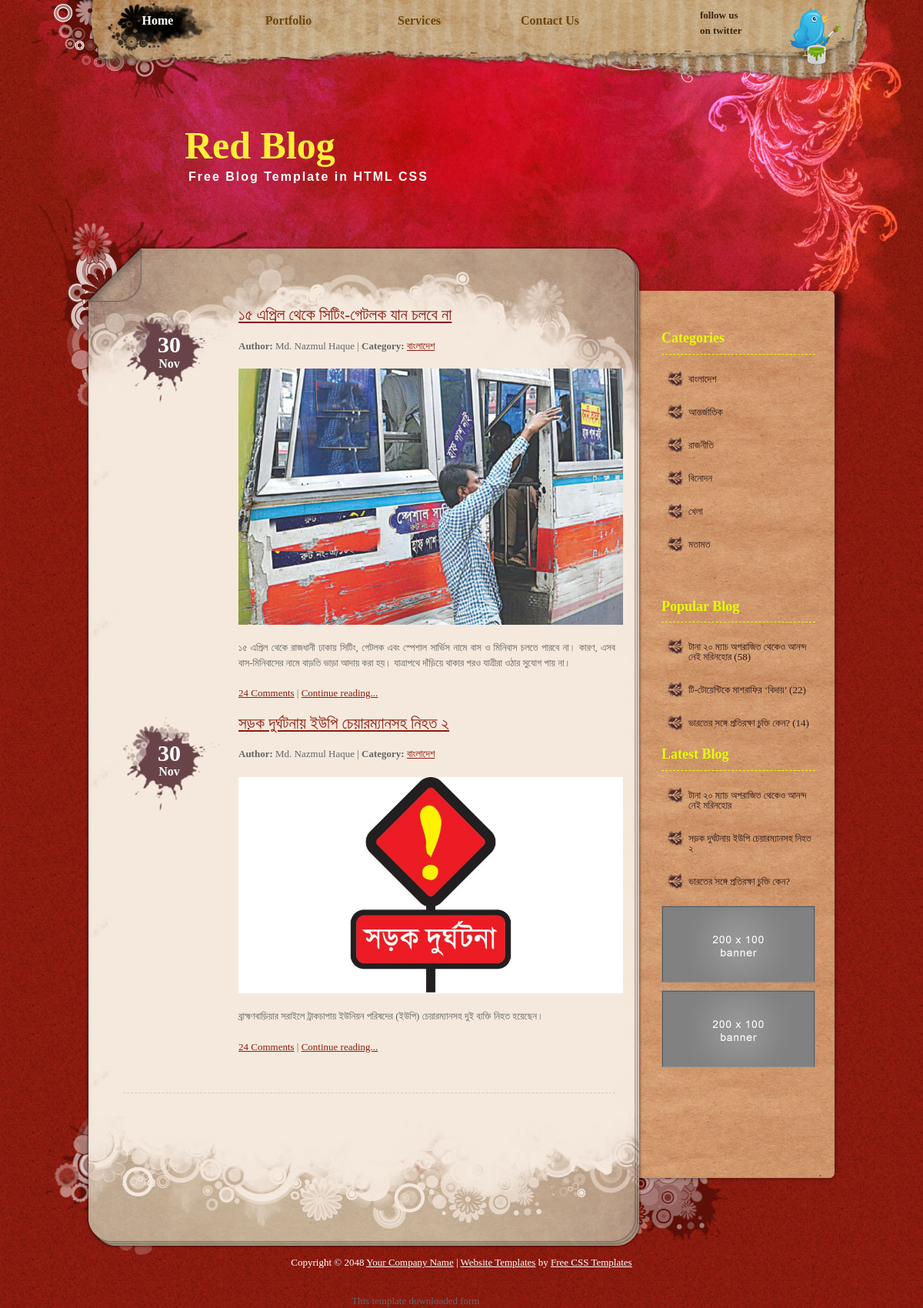
Page /Welcome/category_blog/1 on the committed database.
### tables this page shows
CREATE TABLE `tbl_blog` (
  `blog_id` int(5) NOT NULL,
  `category_id` int(3) NOT NULL,
  `blog_title` varchar(100) NOT NULL,
  `blog_short_description` text NOT NULL,
  `blog_long_description` text NOT NULL,
  `author_name` varchar(100) NOT NULL,
  `blog_image` varchar(100) NOT NULL,
  `hit_count` int(4) NOT NULL,
  `publication_status` tinyint(1) NOT NULL
);

CREATE TABLE `tbl_category` (
  `category_id` int(4) NOT NULL,
  `category_name` varchar(100) NOT NULL,
  `category_description` text NOT NULL,
  `publication_status` tinyint(1) NOT NULL
);

### application/controllers/Welcome.php (called while the page is built, shortened)
<?php
class Welcome extends CI_Controller {
    public function category_blog($category_id)
    {
        $data=array();
        $data['category_blog']=$this->Welcome_Model->select_blog_by_category_id($category_id);
        $data['title']="Red Blog | Category Blog";
        $data['friends']=true;
        $data['all_published_blog']=$this->Welcome_Model->select_all_published_blog();
        $data['maincontent'] = $this->load->view('pages/category_content', $data, true);
        $this->load->view('master', $data);
    }
}

### index.php (called while the page is built, shortened)
<?php
require_once BASEPATH.'core/CodeIgniter.php';

### application/models/Welcome_Model.php (called while the page is built, shortened)
<?php
class Welcome_Model extends CI_Model {
    public function select_all_published_blog()
    {
        $this->db->select('*');
        $this->db->from('tbl_blog');
        $this->db->join('tbl_category', 'tbl_category.category_id=tbl_blog.category_id');
        $this->db->where('tbl_blog.publication_status', 1);
        $this->db->order_by('blog_id', 'desc');
        $query_result =$this->db->get();
        $result = $query_result->result();
        return $result;
    }
    public function latest_blog()
    {
        $this->db->select('*');
        $this->db->from('tbl_blog');
        $this->db->where('publication_status', 1);
        $this->db->order_by('blog_id','desc');
        $this->db->limit(3);
        $query_result =$this->db->get();
        $result = $query_result->result();
        return $result;
    }
    public function select_blog_by_category_id($category_id)
    {
        $this->db->select('*');
        $this->db->from('tbl_blog');
        $this->db->join('tbl_category', 'tbl_category.category_id=tbl_blog.category_id');
        $this->db->where('tbl_blog.publication_status', 1);
        $this->db->where('tbl_blog.category_id', $category_id);
        $query_result =$this->db->get();
        $result = $query_result->result();
        return $result;
    }
    public function popular_blog()
    {
        $this->db->select('*');
        $this->db->from('tbl_blog');
        $this->db->where('publication_status', 1);
        $this->db->order_by('hit_count','desc');
        $this->db->limit(3);
        $query_result =$this->db->get();
        $result = $query_result->result();
        return $result;
    }
}

### application/models/Super_Admin_Model.php (called while the page is built, shortened)
<?php
class Super_Admin_Model extends CI_Model{
    public function get_all_published_category()
    {
        $this->db->select('*');
        $this->db->from('tbl_category');
        $this->db->where('publication_status', 1);
        $query_result =$this->db->get();
        $result = $query_result->result();
        return $result;
    }
}

### application/views/master.php (the view, shortened to what this page needs)
<!DOCTYPE html PUBLIC "-//W3C//DTD XHTML 1.0 Transitional//EN" "http://www.w3.org/TR/xhtml1/DTD/xhtml1-transitional.dtd">
<html xmlns="http://www.w3.org/1999/xhtml">
<head>
<link href="<?php echo base_url();?>asset/templatemo_style.css" rel="stylesheet" type="text/css" />
<link href="<?php echo base_url();?>asset/css_pirobox/white/style.css" media="screen" title="shadow" rel="stylesheet" type="text/css" />
</head>
<body>
<div id="templatemo_top_wrapper">
	<div id="templatemo_top">
        <div id="templatemo_menu">
            <ul>
                <li><a href="<?php echo base_url();?>welcome/index" class="current">Home</a></li>
                <li><a href="<?php echo base_url();?>welcome/portfolio">Portfolio</a></li>
                <li><a href="<?php echo base_url();?>welcome/services">Services</a></li>
                <li><a href="<?php echo base_url();?>welcome/contact">Contact Us</a></li>
            </ul>
        </div>
        <div id="twitter">
        	<a href="#">follow us <br />
        	on twitter</a>
        </div>
  </div>
</div>
<div id="templatemo_header_wrapper">
	<div id="templatemo_header">
    	<div id="site_title">
            <h1><a href="http://www.templatemo.com" target="_parent"><strong>Red Blog</strong><span>Free Blog Template in HTML CSS</span></a></h1>
        </div>
    </div>
</div>
<div id="templatemo_main_wrapper">
	<div id="templatemo_main">
		<div id="templatemo_main_top">
        	<div id="templatemo_content">
    		<?php echo $maincontent;?>
       	  </div>
          <div id="templatemo_sidebar">
                <h4>Categories</h4>
                <ul class="templatemo_list">
                    <?php
                    $all_published_category=$this->Super_Admin_Model->get_all_published_category();
                    foreach ($all_published_category as $v_category)
                    {
                    ?>
                    <li><a href="<?php echo base_url()?>Welcome/category_blog/<?php echo $v_category->category_id?>"><?php echo $v_category->category_name?></a></li>
                    <?php } ?>
                </ul>
                <div class="cleaner_h40"></div>
                <?php
                if(isset($friends))
                {
                ?>
                <h4>Popular Blog</h4>
                <ul class="templatemo_list">
                    <?php
                    $popular_blog=$this->Welcome_Model->popular_blog();
                    foreach ($popular_blog as $v_blog)
                    {
                    ?>
                    <li><a href="<?php echo base_url();?>Welcome/blog_details/<?php echo $v_blog->blog_id?>" target="_parent"><?php echo $v_blog->blog_title?> (<?php echo $v_blog->hit_count ?>)</a></li>
                <?php } ?>
                </ul>
                <h4>Latest Blog</h4>
                <ul class="templatemo_list">
                    <?php
                    $latest_blog=$this->Welcome_Model->latest_blog();
                    foreach ($latest_blog as $v_blog)
                    {
                    ?>
                    <li><a href="<?php echo base_url();?>Welcome/blog_details/<?php echo $v_blog->blog_id?>" target="_parent"><?php echo $v_blog->blog_title?></a></li>
                <?php } ?>
                </ul>
                <?php } ?>
                <div id="ads">
                	<a href="#"><img src="<?php echo base_url();?>asset/images/templatemo_200x100_banner.jpg" alt="banner 1" /></a>
                    <a href="#"><img src="<?php echo base_url();?>asset/images/templatemo_200x100_banner.jpg" alt="banner 2" /></a>
                </div>
            </div>
        </div>
    </div>
    <div id="templatemo_main_bottom"></div>
</div>
<div id="templatemo_footer">
    Copyright © 2048 <a href="index.html">Your Company Name</a> |
    <a href="http://www.iwebsitetemplate.com" target="_parent">Website Templates</a> by <a href="http://www.templatemo.com" target="_parent">Free CSS Templates</a>
</div>
<div align=center>This template  downloaded form <a href='http://all-free-download.com/free-website-templates/'>free website templates</a></div></body>
</html>

### application/views/pages/category_content.php (shortened to what this page needs)
<div class="post_section">
<?php
foreach ($category_blog as $v_blog)
{
?>
    <div class="post_date">
        30<span>Nov</span>
    </div>
    <div class="post_content">
        <h3><a href="<?php echo base_url();?>Welcome/blog_details/<?php echo $v_blog->blog_id?>"><?php echo $v_blog->blog_title?></a></h3>
        <strong>Author:</strong> <?php echo $v_blog->author_name?> | <strong>Category:</strong> <a href="<?php echo base_url()?>Welcome/category_blog/<?php echo $v_blog->category_id?>"><?php echo $v_blog->category_name;?></a>
        <a target="_parent" href="<?php echo base_url();?>Welcome/blog_details/<?php echo $v_blog->blog_id?>"><img src="<?php echo base_url().$v_blog->blog_image;?>" width="500px" alt="image" /></a>
        <p><?php echo $v_blog->blog_short_description?></p>
        <p><a href="blog_post.html">24 Comments</a> | <a href="<?php echo base_url()?>Welcome/blog_details/<?php echo $v_blog->blog_id?>">Continue reading...</a>                </p>
    </div>
<?php } ?>
</div>

### asset/templatemo_style.css (style rules this page uses)
body { margin: 0px; padding: 0px; color: #666; font-family: Georgia, "Times New Roman", Times, serif; font-size: 13px; line-height:1.5em; background-color: #821764; background-image: url(images/templatemo_body.jpg); background-repeat: repeat; }
a, a:link, a:visited { color: #8d1b0f; }
p { margin: 0px; padding: 0 0 10px 0; }
img { border: none; }
h1 { font-size: 40px; font-weight: bold; margin: 0 0 30px 0; padding: 5px 0; color: #000; }
h3 { font-size: 21px; font-weight: normal; margin: 0 0 20px 0; padding: 0; padding: 0; color: #1da3e9; }
h4 { font-size: 18px; margin: 0 0 20px 0; padding: 0 0 10px 0; color: #e4ff00; border-bottom: 1px dashed #e4ff00; }
.cleaner_h40 { clear: both; width:100%; height: 40px; }
.templatemo_list { margin: 20px 0; padding: 0; list-style: none; }
.templatemo_list li { background: transparent url(images/templatemo_list.png) no-repeat scroll 0 0px; margin:0 0 20px; padding: 5px 0 5px 35px; line-height: 1em; }
.templatemo_list li a { color: #2f1a1d; text-decoration: none; }
#templatemo_top_wrapper { width: 100%; height: 100px; background:url(images/templatemo_menu.jpg) no-repeat top center; }
#templatemo_top { width: 970px; height: 100px; margin: 0 auto; padding: 0 30px 0 80px; background: url(images/templatemo_menu.jpg) no-repeat top center; }
#templatemo_menu { float: left; width: 700px; }
#templatemo_menu ul { margin: 0; padding: 0; list-style: none; }
#templatemo_menu ul li { padding: 0px; margin: 0px; display: inline; }
#templatemo_menu ul li a { float: left; display: block; width: 130px; height: 50px; padding: 17px 10px 0 0; margin: 0 30px 0 0 ; font-size: 16px; text-align: center; text-decoration: none; color: #6d450f; font-weight: bold; outline: none; }
#templatemo_menu ul li a:hover, #templatemo_menu ul li .current { color: #fff; background: url(images/templatemo_menu_hover.png) }
#templatemo_top #twitter a { float: right; display: block; width: 100px; height: 80px; padding: 10px 100px 0 0; font-weight: bold; color: #382512; line-height: 20px; text-decoration: none; background: url(images/4.png) no-repeat top right; }
#templatemo_header_wrapper { clear: both; width: 100%; height: 300px; background: url(images/templatemo_header.jpg) no-repeat top center; }
#templatemo_header { width: 920px; height: 250px; margin: 0 auto; padding: 50px 80px 0 80px; background: url(images/templatemo_header.jpg) no-repeat top center; }
#templatemo_header #site_title { float: left; width: 500px; padding-top: 30px; padding-left: 100px; }
#templatemo_header #site_title h1 { margin: 0; padding: 0; color: #fff; }
#templatemo_header #site_title h1 a { margin: 0px; padding: 0px; font-size: 50px; color: #ffef38; font-weight: normal; text-decoration: none; }
#templatemo_header #site_title a span { display: block; font-size: 16px; color: #FFFFFF; font-family: Arial, Helvetica, sans-serif; font-weight: bold; letter-spacing: 2px; margin-top: 20px; margin-left: 5px; }
#templatemo_main_wrapper { width: 100%; background: url(images/templatemo_main.jpg) no-repeat top center; }
#templatemo_main { width: 1080px; margin: 0 auto; background:url(images/templatemo_content.jpg) center repeat-y; }
#templatemo_main_top { width: 1080px; background: url(images/templatemo_main.jpg) no-repeat center top; }
#templatemo_main_bottom { width: 1080px; height: 180px; margin: 0 auto; background: url(images/templatemo_main_bottom.jpg) no-repeat center top; }
#templatemo_content { float: left; width: 640px; margin: 0 0 0 100px; }
.post_section { clear: both; padding-bottom: 30px; border-bottom: 1px dashed #CCC; margin-bottom: 30px; }
.post_section .post_date { float: left; width: 120px; height: 90px; padding: 38px 15px 0 0; text-align: center; font-size: 30px; color: #FFFFFF; font-weight: bold; background: url(images/templatemo_date.png) no-repeat top left; }
.post_section .post_date span { display: block; color: #FFFFFF; font-size: 16px; margin-top: 5px; }
.post_section .post_content { float: right; width: 490px; }
.post_section p { text-align: justify; margin-bottom: 10px; }
.post_section img { clear: both; display: block; margin: 20px 0; }
#templatemo_sidebar { float: right; color: #FFF; width: 200px; margin: 0 80px 0 0; padding-top: 30px; }
#templatemo_sidebar #ads { margin-bottom: 30px; }
#templatemo_sidebar #ads a { display: block; width: 200px; height: 100px; margin-bottom: 10px; }
#templatemo_footer { width: 980px; margin: 0 auto; padding: 0 10px 30px; text-align: center; color: #fff; }
#templatemo_footer a { color: #fff; }

### rows in the picture
tbl_blog: blog_title "১৫ এপ্রিল থেকে সিটিং-গেটলক যান চলবে না", author_name "Md. Nazmul Haque", category.category_name "বাংলাদেশ", blog_image (picture), blog_short_description "১৫ এপ্রিল থেকে রাজধানী ঢাকায় সিটিং, গেটলক এবং স্পেশাল সার্ভিস নামে বাস ও মিনিবাস চলতে পারবে না। কারণ, এসব বাস-মিনিবাসের নামে বাড়তি ভাড়া আদায় করা হয়। যাত্রাপথে দাঁড়িয়ে থাকার পরও যাত্রীরা ওঠার সুযোগ পায় না।"
tbl_blog: blog_title "সড়ক দুর্ঘটনায় ইউপি চেয়ারম্যানসহ নিহত ২", author_name "Md. Nazmul Haque", category.category_name "বাংলাদেশ", blog_image (picture), blog_short_description "ব্রাহ্মণবাড়িয়ার সরাইলে ট্রাকচাপায় ইউনিয়ন পরিষদের (ইউপি) চেয়ারম্যানসহ দুই ব্যক্তি নিহত হয়েছেন।"
tbl_category: category_name "বাংলাদেশ"
tbl_category: category_name "আন্তর্জাতিক"
tbl_category: category_name "রাজনীতি"
tbl_category: category_name "বিনোদন"
tbl_category: category_name "খেলা"
tbl_category: category_name "মতামত"
tbl_blog: blog_title "টানা ২০ ম্যাচ অপরাজিত থেকেও আনন্দ নেই মরিনহোর", hit_count "58"
tbl_blog: blog_title "টি-টোয়েন্টিকে মাশরাফির ‘বিদায়’", hit_count "22"
tbl_blog: blog_title "ভারতের সঙ্গে প্রতিরক্ষা চুক্তি কেন?", hit_count "14"
